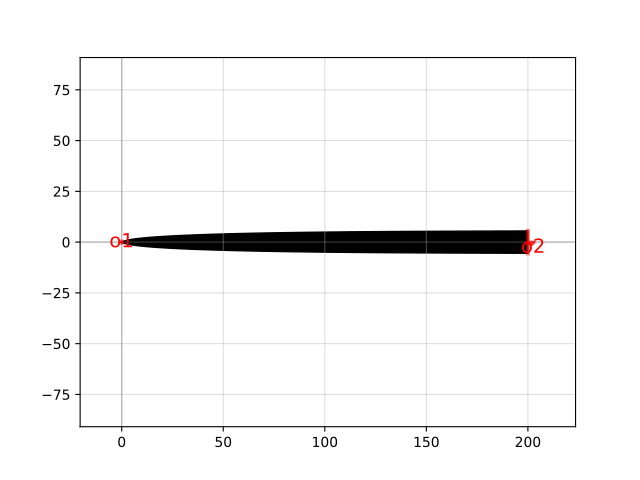

Python code for this plot:
import gdsfactory as gf

c = gf.components.taper_w11_l200()
c.plot()
